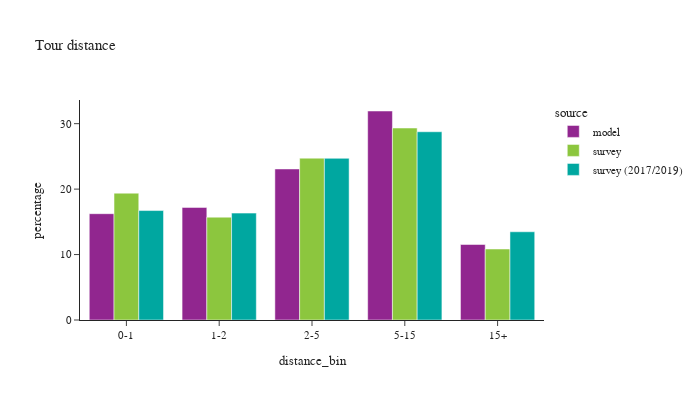

Here is the notebook cell this chart was saved with:
### Code cell
def plot_bins(df:pd.DataFrame, filter=None, title_name=None):

    if filter is not None:
        df = df.loc[filter]
    df_plot = df.loc[(df['distance_bin'] != float('nan'))].groupby(['source','distance_bin'])['toexpfac'].sum().reset_index()

    df_plot['percentage'] = df_plot.groupby(['source'], group_keys=False)['toexpfac']. \
        apply(lambda x: 100 * x / float(x.sum()))

    df_plot_ct = df.loc[(df['distance_bin'] != float('nan'))].groupby(['source','distance_bin'])['toexpfac'].count().reset_index().rename(columns={'toexpfac':'sample count'})

    df_plot = df_plot.merge(df_plot_ct, on=['source','distance_bin'])

    if title_name:
        chart_title = "Tour distance by purpose: "+title_name
    else:
        chart_title = "Tour distance"

    fig = px.bar(df_plot, x="distance_bin", y="percentage", color="source",barmode="group",
                facet_col_wrap=2, hover_data=['sample count'],
                title=chart_title)
    fig.for_each_annotation(lambda a: a.update(text = a.text.split("=")[-1]))
    fig.update_layout(height=400, width=700, font=dict(size=11))
    fig.show()

plot_bins(tour)

### Figure 1 — Plotly figure (JSON) as saved in the notebook; plotly's stock layout.template omitted (floating-point values rounded to 4 significant figures)
{"data": [{"alignmentgroup": "True", "customdata": [[1039172], [1100441], [1476379], [2042912], [738277]], "hovertemplate": "source=model<br>distance_bin=%{x}<br>percentage=%{y}<br>sample count=%{customdata[0]}<extra></extra>", "legendgroup": "model", "marker": {"color": "#91268F", "pattern": {"shape": ""}}, "name": "model", "offsetgroup": "model", "orientation": "v", "showlegend": true, "textposition": "auto", "type": "bar", "x": ["0-1", "1-2", "2-5", "5-15", "15+"], "xaxis": "x", "y": [16.24, 17.2, 23.08, 31.93, 11.54], "yaxis": "y"}, {"alignmentgroup": "True", "customdata": [[2655], [1710], [2501], [2322], [886]], "hovertemplate": "source=survey<br>distance_bin=%{x}<br>percentage=%{y}<br>sample count=%{customdata[0]}<extra></extra>", "legendgroup": "survey", "marker": {"color": "#8CC63E", "pattern": {"shape": ""}}, "name": "survey", "offsetgroup": "survey", "orientation": "v", "showlegend": true, "textposition": "auto", "type": "bar", "x": ["0-1", "1-2", "2-5", "5-15", "15+"], "xaxis": "x", "y": [19.38, 15.71, 24.73, 29.33, 10.85], "yaxis": "y"}, {"alignmentgroup": "True", "customdata": [[6320], [4079], [5728], [5651], [1999]], "hovertemplate": "source=survey (2017/2019)<br>distance_bin=%{x}<br>percentage=%{y}<br>sample count=%{customdata[0]}<extra></extra>", "legendgroup": "survey (2017/2019)", "marker": {"color": "#00A7A0", "pattern": {"shape": ""}}, "name": "survey (2017/2019)", "offsetgroup": "survey (2017/2019)", "orientation": "v", "showlegend": true, "textposition": "auto", "type": "bar", "x": ["0-1", "1-2", "2-5", "5-15", "15+"], "xaxis": "x", "y": [16.72, 16.33, 24.7, 28.76, 13.48], "yaxis": "y"}], "layout": {"barmode": "group", "font": {"size": 11}, "height": 400, "legend": {"title": {"text": "source"}, "tracegroupgap": 0}, "title": {"text": "Tour distance"}, "width": 700, "xaxis": {"anchor": "y", "domain": [0.0, 1.0], "title": {"text": "distance_bin"}}, "yaxis": {"anchor": "x", "domain": [0.0, 1.0], "title": {"text": "percentage"}}}}
